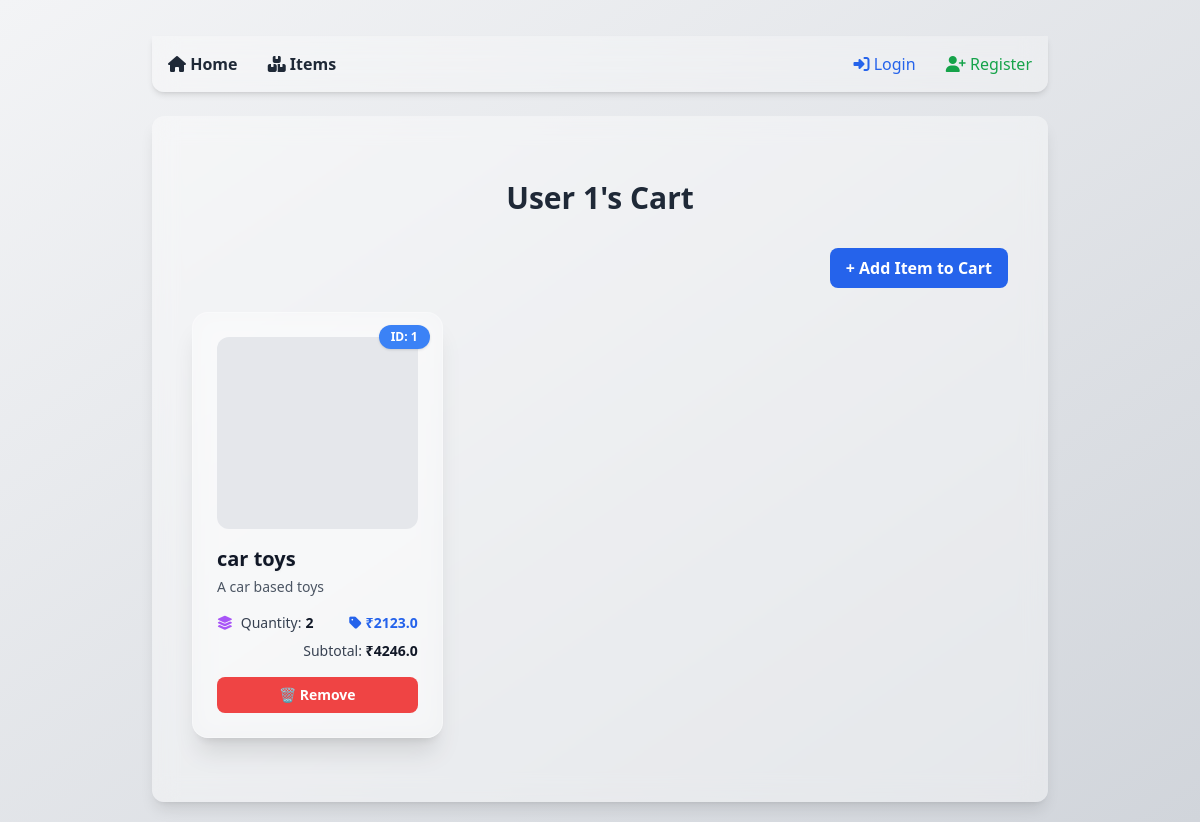
The page /cart/1 on the database its author committed.
### tables this page shows
CREATE TABLE cart (
            id INTEGER PRIMARY KEY AUTOINCREMENT,
            user_id INTEGER,
            item_id INTEGER,
            quantity INTEGER,
            FOREIGN KEY (user_id) REFERENCES users(id),
            FOREIGN KEY (item_id) REFERENCES items(id)
        );

CREATE TABLE items (
            id INTEGER PRIMARY KEY AUTOINCREMENT,
            name TEXT,
            about TEXT,
            category TEXT,
            price REAL,
            stock INTEGER,
            image_url TEXT
        );

### routes/cartRoutes.py (the view)
@cart_bp.route('/cart/<int:user_id>', methods=['GET'])
def show_cart(user_id):
    conn, cursor = get_cursor()
    cursor.execute("""
        SELECT cart.id, items.id as item_id, items.name AS item_name, items.price,
               cart.quantity, items.image_url, items.about
        FROM cart
        JOIN items ON cart.item_id = items.id
        WHERE cart.user_id = ?
    """, (user_id,))
    cart_items = cursor.fetchall()
    cursor.close()
    conn.close()
    return render_template("cart.html", cart=cart_items, user_id=user_id)

### db.py (called while the page is built)
def get_db_connection():
    conn = sqlite3.connect('ecommerce.db')  # This will create the file if it doesn't exist
    conn.row_factory = sqlite3.Row         # Optional: return rows as dictionaries
    return conn

### routes/cartRoutes.py (called while the page is built)
def get_cursor():
    conn = get_db_connection()
    conn.row_factory = sqlite3.Row  # Enables dictionary-like access
    return conn, conn.cursor()

### templates/cart.html (shortened to what this page needs)
{% extends "base.html" %}
{% block content %}
<div class="max-w-6xl mx-auto px-4 py-10">
  <h2 class="text-3xl font-bold text-gray-800 mb-8 text-center">User {{ user_id }}'s Cart</h2>
  <div class="flex justify-end mb-6">
    <a href="{{ url_for('cart.add_to_cart', user_id=user_id) }}"
      class="bg-blue-600 hover:bg-blue-700 text-white font-semibold py-2 px-4 rounded-lg transition">
      + Add Item to Cart
    </a>
  </div>
  {% if cart %}
  <div class="grid grid-cols-1 sm:grid-cols-2 lg:grid-cols-3 gap-8">
    {% for item in cart %}
    <div
      class="relative bg-white/20 backdrop-blur-md p-6 rounded-2xl shadow-xl hover:shadow-2xl transition transform hover:-translate-y-1 hover:scale-[1.02] border border-white/30 flex flex-col">
      <div class="absolute top-3 right-3 bg-blue-500 text-white text-xs font-bold px-3 py-1 rounded-full shadow">
        ID: {{ item.item_id }}
      </div>
      <div class="h-48 w-full bg-gray-200 rounded-xl mb-4 bg-cover bg-center"
        style="background-image: url('{{ item.image_url if item.image_url else '/static/default-image.png' }}');">
      </div>
      <div class="mb-4">
        <h4 class="text-xl font-extrabold text-gray-900 drop-shadow-sm">{{ item.item_name }}</h4>
        {% if item.about %}
        <p class="text-sm text-gray-600 mt-1">{{ item.about }}</p>
        {% endif %}
      </div>
      <div class="text-sm mb-4">
        <div class="flex items-center justify-between">
          <span class="flex items-center text-gray-700">
            <i class="fas fa-layer-group mr-2 text-purple-500"></i>
            Quantity: <strong class="ml-1 text-gray-900">{{ item.quantity }}</strong>
          </span>
          <span class="flex items-center text-blue-600 font-bold">
            <i class="fas fa-tag mr-1"></i> ₹{{ item.price }}
          </span>
        </div>
        <div class="text-right text-gray-700 mt-2">
          Subtotal: <strong class="text-gray-900">₹{{ item.price * item.quantity }}</strong>
        </div>
      </div>
      <div class="mt-auto">
        <form method="POST" action="{{ url_for('cart.delete_from_cart', user_id=user_id, cart_id=item.id) }}">
          <button type="submit"
            class="w-full bg-red-500 hover:bg-red-600 text-white text-sm font-semibold px-4 py-2 rounded-lg transition">
            🗑 Remove
          </button>
        </form>
      </div>
    </div>
    {% endfor %}
  </div>
  {% else %}
  <div class="text-center text-gray-600 text-lg mt-10">
    🛒 Your cart is currently empty.
  </div>
  {% endif %}
</div>
{% endblock %}

### static/style.css (style rules this page uses)
body { font-family: sans-serif; padding: 20px; }

### rows shown on the page
cart: item_id "1", item_name "car toys", about "A car based toys", quantity "2", price "2123.0", item.price*item.quantity "4246.0"

### other values the page prints
{{ user_id }} "1"
